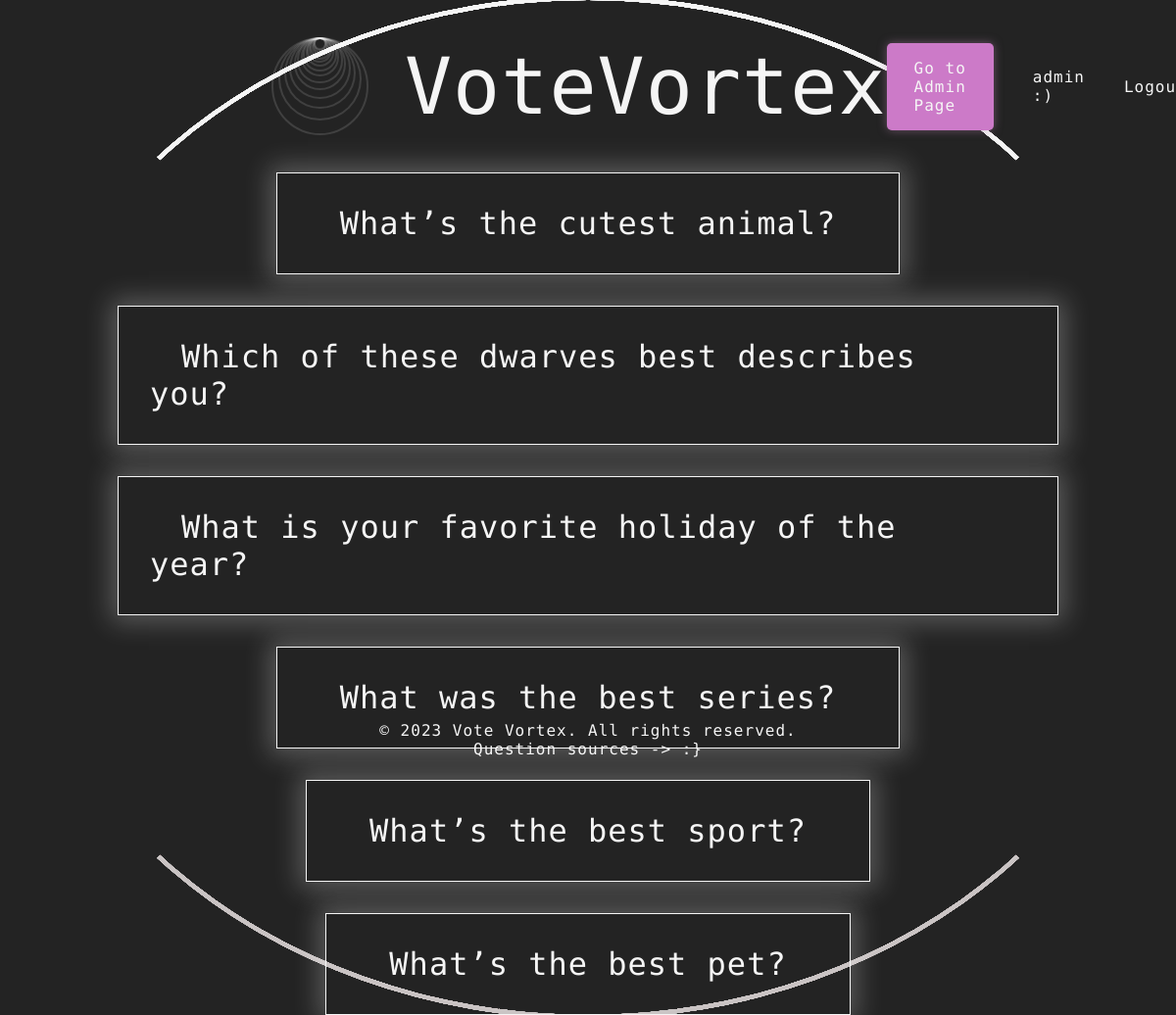
The page /polls/ (signed in) on the database its author committed.
### polls/models.py (models this page shows, shortened)
class Question(models.Model):
    question_text = models.CharField(max_length=200)
    pub_date = models.DateTimeField("date published")

### polls/views.py (the view)
# urls.py: path("", views.IndexView.as_view(), name="index"),
class IndexView(generic.ListView):
    template_name = "polls/index.html"
    context_object_name = "latest_question_list"
    def get_queryset(self):
        return Question.objects.order_by("-pub_date")

### polls/templates/polls/index.html (shortened to what this page needs)
{% load static %}
<!DOCTYPE html>
<html lang="en">
	<head>
		<link href="{% static 'polls/style.css' %}" rel="stylesheet" />
	</head>
	<body>
{% include "polls/header.html" %}
<main class="hihi">
{% if latest_question_list %}
    <ul class="questions nav">
    {% for question in latest_question_list %}
        <li><a href="{% url 'polls:detail' question.id %}">{{ question.question_text }}</a></li>
    {% endfor %}
    </ul>
{% else %}
    <p>No polls are available.</p>
{% endif %}
</main>
{% include "polls/footer.html" %}
</body>

### polls/templates/polls/header.html (shortened to what this page needs)
{% load static %}
<html lang="en">
	<head>
		<link href="{% static 'polls/style.css' %}" rel="stylesheet" />
	</head>
<header>
    <nav>
        <div class="ni">
        <div class="header">
        <div class="logo">
            <div class="wrapper">
                <div class="arc">
                    <div class="arc">
                        <div class="arc">
                            <div class="arc">
                                <div class="arc">
                                    <div class="arc">
                                        <div class="arc">
                                            <div class="arc">
                                                <div class="arc">
                                                    <div class="arc">
                                                        <div class="arc">
                                                            <div class="arc">
                                                                <div class="arc">
                                                                    <div class="arc">
                                                                        <div class="arc">
                                                                            <div class="arc"></div>
                                                                        </div>
                                                                    </div>
                                                                </div>
                                                            </div>
                                                        </div>
                                                    </div>
                                                </div>
                                            </div>
                                        </div>
                                    </div>
                                </div>
                            </div>
                        </div>
                    </div>
                </div>
            </div>
            <a href="{% url 'polls:index' %}">VoteVortex</a>
        </div>
        {% if request.user.is_authenticated %}
            <div class="login">
            {% if user.is_authenticated %}
                {% if user.is_staff %}
                    <a class="purple" href="{% url 'admin:index' %}">Go to Admin Page</a>
                {% endif %}
            {% endif %}
            <p>{{ request.user.username }} :)</p>
            <a class="hover-underline-animation" href="{% url 'polls:logout' %}">Logout</a>
        {% endif %}
        </div>
    </div>
</header>
</html>

### polls/static/polls/style.css (style rules this page uses)
* { padding: 0; margin: 0; box-sizing: border-box; color: whitesmoke; text-decoration: none; letter-spacing: 1px; }
body { background-color: #232323; font-family: Share Tech Mono,monospace; width: 100vw; height: 100vh; overflow: hidden; }
li a { font-size: 2em; }
main { display: flex; width: 100vw; height: 70vh; align-items: center; justify-content: center; flex-wrap: wrap; }
.questions { align-items: center; justify-content: center; list-style: none; display: flex; gap: 2rem; flex-wrap: wrap; width: 80vw; }
.questions li { border: 1px solid whitesmoke; padding: 2rem; box-shadow: 0px 0px 25px 7px rgba(255,255,255,.25); }
.questions li a { padding: 2rem; }
.hover-underline-animation { display: inline-block; position: relative; }
.hover-underline-animation::after { content: ''; position: absolute; width: 100%; transform: scaleX(0); height: 1.5px; bottom: -2px; left: 0; background-color: whitesmoke; transform-origin: bottom right; transition: transform 0.25s ease-out; }
.wrapper { width: 7rem; height: 7rem; transition : 1s ease; cursor: pointer; }
.arc:before, .arc:after { display: block; position: absolute; width: 100%; height: 100%; border: 4px solid #000; top: -4px; left: -4px; border-color: whitesmoke transparent transparent transparent; border-radius: 50%; z-index: -8; content: ""; }
.arc:after { border-color:transparent transparent #cac4c4 transparent; }
.arc { width: 85%; height: 85%; margin: 7.5%; border-radius: 50%; animation: 15s rotate linear infinite; box-shadow: 0px 0px 0px 2px #fff2; }
nav .logo { display: flex; align-items: center; justify-content: center; font-size: 5rem; gap: 1.9rem; }
header { padding: 2rem; }
.nav li::before, .nav li::after { content: ''; height: 14px; width: 14px; position: absolute; transition: all .35s ease; opacity: 0; }
.nav li::before { content: ''; right: 0; top: 0; border-top: 5px solid whitesmoke; border-right: 5px solid whitesmoke; transform: translate(-100%, 50%); }
.nav li:after { content: ''; left: 0; bottom: 0; border-bottom: 5px solid whitesmoke; border-left: 5px solid whitesmoke; transform: translate(100%, -50%) }
.nav li { color: rgba(255,255,255,.5); position: relative; text-decoration: none; transition: .3s; }
.ni { width: 58%; }
.header { align-items: center; width: 100%; display: flex; justify-content: space-between; }
.header .login { display: flex; gap: 2.5rem; align-items: center; }
nav { display: flex; align-items: center; justify-content: center; }
.purple { background-color: #cc7ac8; color: whitesmoke; padding: 1rem 1.75rem; cursor: pointer; box-shadow: inset 0px 0px 70px -43px rgba(35,35,35,1); box-shadow: 0px 0px 10px 0px rgba(179, 129, 172, 0.5); align-self: flex-end; transition: .2s; border-radius: 5px; font-weight: normal; transition: .3s; }

### rows shown on the page
Question: question_text "What’s the cutest animal?"
Question: question_text "Which of these dwarves best describes you?"
Question: question_text "What is your favorite holiday of the year?"
Question: question_text "What was the best series?"
Question: question_text "What’s the best sport?"
Question: question_text "What’s the best pet?"

### other values the page prints
{{ request.user.username }} "admin"
